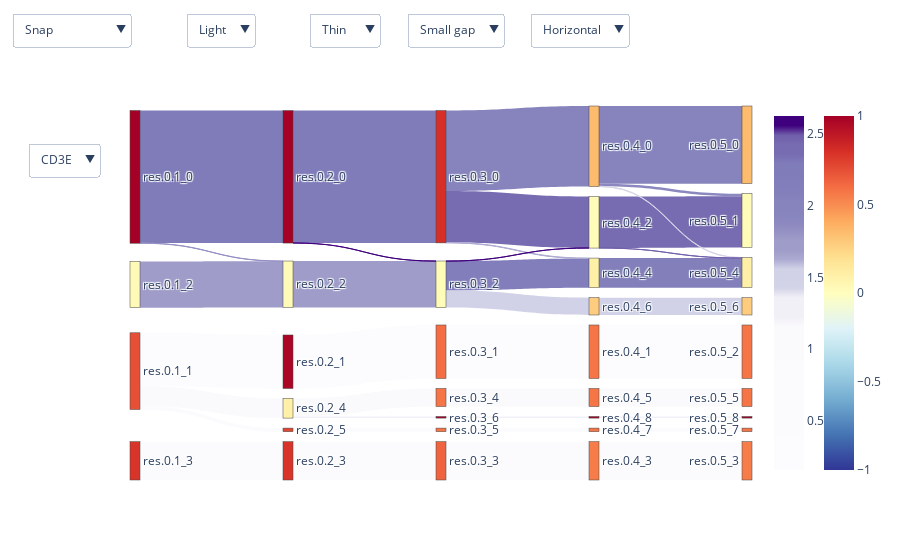

This figure's notebook cell:
### Code cell
sankey.show()

### Figure 1 — Plotly figure (JSON) as saved in the notebook; plotly's stock layout.template omitted (floating-point values rounded to 4 significant figures)
{"data": [{"link": {"color": ["#807cba", "#fbfafc", "#fcfbfd", "#9f9cc9", "#faf9fc", "#fbfafc", "#9490c3", "#807cba", "#fbfafc", "#fcfbfd", "#9f9cc9", "#faf9fc", "#fbfafc", "#f2f0f7", "#3f007d", "#776cb1", "#fbfafc", "#fcfbfd", "#d1d2e7", "#817ebb", "#8683bd", "#faf9fc", "#fbfafc", "#acaad1", "#f2f0f7", "#3f007d", "#776cb1", "#fbfafc", "#fcfbfd", "#d1d2e7", "#827fbb", "#8683bd", "#faf9fc", "#8b87bf", "#fbfafc", "#f2f0f7", "#d4d4e8", "#705eaa"], "source": [1, 3, 0, 2, 0, 0, 1, 7, 8, 4, 9, 5, 6, 5, 7, 14, 15, 10, 16, 16, 14, 12, 13, 14, 11, 16, 25, 23, 17, 18, 19, 21, 20, 21, 24, 22, 21, 25], "target": [7, 8, 4, 9, 5, 6, 9, 14, 15, 10, 16, 12, 13, 11, 16, 25, 23, 17, 18, 19, 21, 20, 24, 19, 22, 25, 26, 32, 34, 27, 28, 30, 29, 26, 33, 31, 28, 28], "value": [1189, 344, 480, 415, 176, 32, 2, 1188, 344, 480, 417, 162, 32, 14, 1, 461, 344, 480, 155, 262, 723, 162, 32, 4, 14, 1, 461, 344, 480, 155, 266, 697, 162, 22, 32, 14, 4, 1]}, "node": {"color": ["#e65036", "#a50026", "#fffab7", "#d93429", "#ab0626", "#fff0a8", "#e24731", "#a50026", "#d93429", "#fffab7", "#f46d43", "#a50026", "#f57547", "#f57547", "#d62f27", "#ef633f", "#fffbb9", "#f57547", "#fecc7e", "#fff0a8", "#f57547", "#fdbb6d", "#a50026", "#f67c4a", "#f57547", "#fffbb9", "#fffbb9", "#fecc7e", "#fff0a8", "#f57547", "#fdbb6d", "#a50026", "#f67c4a", "#f57547", "#f57547"], "customdata": ["Modularity 0.96<br />Silhouette 0.22", "Modularity 0.96<br />Silhouette 0.32", "Modularity 0.96<br />Silhouette 0.01", "Modularity 0.96<br />Silhouette 0.25", "Modularity 0.93<br />Silhouette 0.31", "Modularity 0.93<br />Silhouette 0.03", "Modularity 0.93<br />Silhouette 0.23", "Modularity 0.93<br />Silhouette 0.32", "Modularity 0.93<br />Silhouette 0.25", "Modularity 0.93<br />Silhouette 0.01", "Modularity 0.91<br />Silhouette 0.24", "Modularity 0.91<br />Silhouette 0.4", "Modularity 0.91<br />Silhouette 0.23", "Modularity 0.91<br />Silhouette 0.23", "Modularity 0.91<br />Silhouette 0.32", "Modularity 0.91<br />Silhouette 0.25", "Modularity 0.91<br />Silhouette 0.01", "Modularity 0.89<br />Silhouette 0.23", "Modularity 0.89<br />Silhouette 0.11", "Modularity 0.89<br />Silhouette 0.04", "Modularity 0.89<br />Silhouette 0.23", "Modularity 0.89<br />Silhouette 0.14", "Modularity 0.89<br />Silhouette 0.4", "Modularity 0.89<br />Silhouette 0.22", "Modularity 0.89<br />Silhouette 0.23", "Modularity 0.89<br />Silhouette 0.01", "Modularity 0.87<br />Silhouette 0.01", "Modularity 0.87<br />Silhouette 0.11", "Modularity 0.87<br />Silhouette 0.04", "Modularity 0.87<br />Silhouette 0.23", "Modularity 0.87<br />Silhouette 0.14", "Modularity 0.87<br />Silhouette 0.4", "Modularity 0.87<br />Silhouette 0.22", "Modularity 0.87<br />Silhouette 0.23", "Modularity 0.87<br />Silhouette 0.23"], "hovertemplate": "%{customdata}", "label": ["res.0.1_1", "res.0.1_0", "res.0.1_2", "res.0.1_3", "res.0.2_1", "res.0.2_4", "res.0.2_5", "res.0.2_0", "res.0.2_3", "res.0.2_2", "res.0.3_1", "res.0.3_6", "res.0.3_4", "res.0.3_5", "res.0.3_0", "res.0.3_3", "res.0.3_2", "res.0.4_1", "res.0.4_6", "res.0.4_4", "res.0.4_5", "res.0.4_0", "res.0.4_8", "res.0.4_3", "res.0.4_7", "res.0.4_2", "res.0.5_1", "res.0.5_6", "res.0.5_4", "res.0.5_5", "res.0.5_0", "res.0.5_8", "res.0.5_3", "res.0.5_7", "res.0.5_2"], "pad": 10, "thickness": 10}, "orientation": "h", "type": "sankey"}, {"marker": {"colorscale": [[0, "#e65036"], [0.02941, "#a50026"], [0.05882, "#fffab7"], [0.08824, "#d93429"], [0.1176, "#ab0626"], [0.1471, "#fff0a8"], [0.1765, "#e24731"], [0.2059, "#a50026"], [0.2353, "#d93429"], [0.2647, "#fffab7"], [0.2941, "#f46d43"], [0.3235, "#a50026"], [0.3529, "#f57547"], [0.3824, "#f57547"], [0.4118, "#d62f27"], [0.4412, "#ef633f"], [0.4706, "#fffbb9"], [0.5, "#f57547"], [0.5294, "#fecc7e"], [0.5588, "#fff0a8"], [0.5882, "#f57547"], [0.6176, "#fdbb6d"], [0.6471, "#a50026"], [0.6765, "#f67c4a"], [0.7059, "#f57547"], [0.7353, "#fffbb9"], [0.7647, "#fffbb9"], [0.7941, "#fecc7e"], [0.8235, "#fff0a8"], [0.8529, "#f57547"], [0.8824, "#fdbb6d"], [0.9118, "#a50026"], [0.9412, "#f67c4a"], [0.9706, "#f57547"], [1, "#f57547"]]}, "mode": "markers", "type": "scatter", "visible": true, "x": [null], "y": [null]}, {"marker": {"cmax": 2.625, "cmin": 0.158, "colorscale": [[0, "#fcfbfd"], [0.02703, "#fcfbfd"], [0.05405, "#fcfbfd"], [0.08108, "#fcfbfd"], [0.1081, "#fbfafc"], [0.1351, "#fbfafc"], [0.1622, "#fbfafc"], [0.1892, "#fbfafc"], [0.2162, "#fbfafc"], [0.2432, "#fbfafc"], [0.2703, "#fbfafc"], [0.2973, "#fbfafc"], [0.3243, "#faf9fc"], [0.3514, "#faf9fc"], [0.3784, "#faf9fc"], [0.4054, "#faf9fc"], [0.4324, "#f2f0f7"], [0.4595, "#f2f0f7"], [0.4865, "#f2f0f7"], [0.5135, "#d4d4e8"], [0.5405, "#d1d2e7"], [0.5676, "#d1d2e7"], [0.5946, "#acaad1"], [0.6216, "#9f9cc9"], [0.6486, "#9f9cc9"], [0.6757, "#9490c3"], [0.7027, "#8b87bf"], [0.7297, "#8683bd"], [0.7568, "#8683bd"], [0.7838, "#827fbb"], [0.8108, "#817ebb"], [0.8378, "#807cba"], [0.8649, "#807cba"], [0.8919, "#776cb1"], [0.9189, "#776cb1"], [0.9459, "#705eaa"], [0.973, "#3f007d"], [1, "#3f007d"]], "showscale": true}, "mode": "markers", "type": "scatter", "visible": true, "x": [null], "y": [null]}, {"marker": {"cmax": 1, "cmin": -1, "colorbar": {"x": 1.1, "y": 0.5}, "colorscale": [[0, "#313695"], [0.05, "#3a54a4"], [0.1, "#4574b3"], [0.15, "#5c90c2"], [0.2, "#74add1"], [0.25, "#90c3dd"], [0.3, "#aad8e9"], [0.35, "#c5e6f0"], [0.4, "#e0f3f8"], [0.45, "#f0f9db"], [0.5, "#fffebe"], [0.55, "#fff0a8"], [0.6, "#fee090"], [0.65, "#fdc778"], [0.7, "#fdad60"], [0.75, "#f88c51"], [0.8, "#f46d43"], [0.85, "#e54e35"], [0.9, "#d62f27"], [0.95, "#bd1726"], [1, "#a50026"]], "showscale": true}, "mode": "markers", "type": "scatter", "visible": true, "x": [null], "y": [null]}], "layout": {"autosize": true, "paper_bgcolor": "rgba(0, 0, 0, 0)", "plot_bgcolor": "rgba(0, 0, 0, 0)", "showlegend": false, "updatemenus": [{"buttons": [{"args": [{"link": {"color": ["#807cba", "#fbfafc", "#fcfbfd", "#9f9cc9", "#faf9fc", "#fbfafc", "#9490c3", "#807cba", "#fbfafc", "#fcfbfd", "#9f9cc9", "#faf9fc", "#fbfafc", "#f2f0f7", "#3f007d", "#776cb1", "#fbfafc", "#fcfbfd", "#d1d2e7", "#817ebb", "#8683bd", "#faf9fc", "#fbfafc", "#acaad1", "#f2f0f7", "#3f007d", "#776cb1", "#fbfafc", "#fcfbfd", "#d1d2e7", "#827fbb", "#8683bd", "#faf9fc", "#8b87bf", "#fbfafc", "#f2f0f7", "#d4d4e8", "#705eaa"], "source": [1, 3, 0, 2, 0, 0, 1, 7, 8, 4, 9, 5, 6, 5, 7, 14, 15, 10, 16, 16, 14, 12, 13, 14, 11, 16, 25, 23, 17, 18, 19, 21, 20, 21, 24, 22, 21, 25], "target": [7, 8, 4, 9, 5, 6, 9, 14, 15, 10, 16, 12, 13, 11, 16, 25, 23, 17, 18, 19, 21, 20, 24, 19, 22, 25, 26, 32, 34, 27, 28, 30, 29, 26, 33, 31, 28, 28], "value": [1189, 344, 480, 415, 176, 32, 2, 1188, 344, 480, 417, 162, 32, 14, 1, 461, 344, 480, 155, 262, 723, 162, 32, 4, 14, 1, 461, 344, 480, 155, 266, 697, 162, 22, 32, 14, 4, 1]}, "visible": [true, true, true]}], "label": "CD3E", "method": "update"}], "x": -0.05, "y": 0.9}, {"buttons": [{"args": ["arrangement", "snap"], "label": "Snap", "method": "restyle"}, {"args": ["arrangement", "perpendicular"], "label": "Perpendicular", "method": "restyle"}, {"args": ["arrangement", "freeform"], "label": "Freeform", "method": "restyle"}, {"args": ["arrangement", "fixed"], "label": "Fixed", "method": "restyle"}], "x": 0, "y": 1.25}, {"buttons": [{"args": ["paper_bgcolor", "white"], "label": "Light", "method": "relayout"}, {"args": ["paper_bgcolor", "black"], "label": "Dark", "method": "relayout"}], "x": 0.2, "y": 1.25}, {"buttons": [{"args": ["node.thickness", 8], "label": "Thin", "method": "restyle"}, {"args": ["node.thickness", 15], "label": "Thick", "method": "restyle"}], "x": 0.4, "y": 1.25}, {"buttons": [{"args": ["node.pad", 15], "label": "Small gap", "method": "restyle"}, {"args": ["node.pad", 20], "label": "Large gap", "method": "restyle"}], "x": 0.6, "y": 1.25}, {"buttons": [{"args": ["orientation", "h"], "label": "Horizontal", "method": "restyle"}, {"args": ["orientation", "v"], "label": "Vertical", "method": "restyle"}], "x": 0.8, "y": 1.25}], "xaxis": {"autorange": true, "range": [-1, 6], "showgrid": false, "showticklabels": false, "zeroline": false}, "yaxis": {"autorange": true, "range": [-1, 4], "showgrid": false, "showticklabels": false, "zeroline": false}}}
